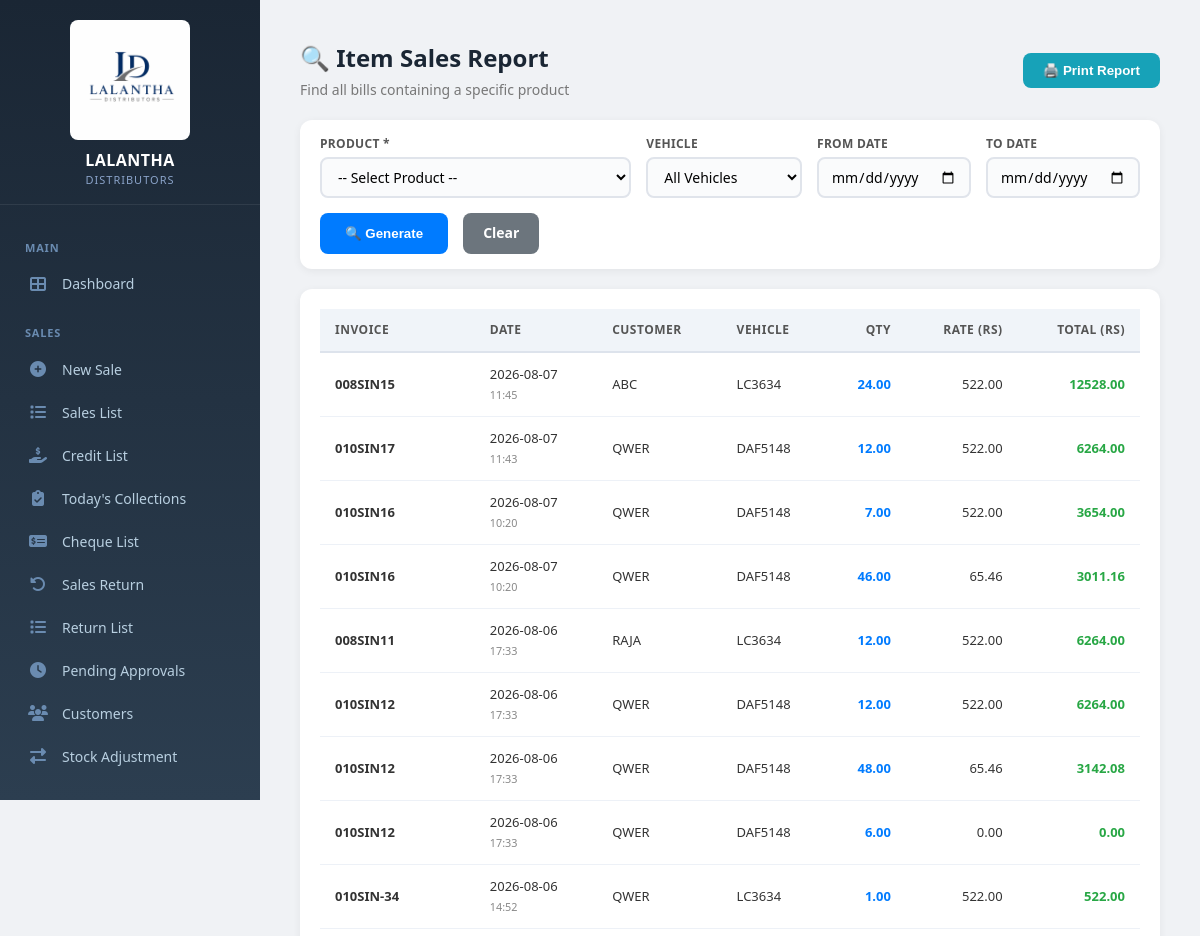
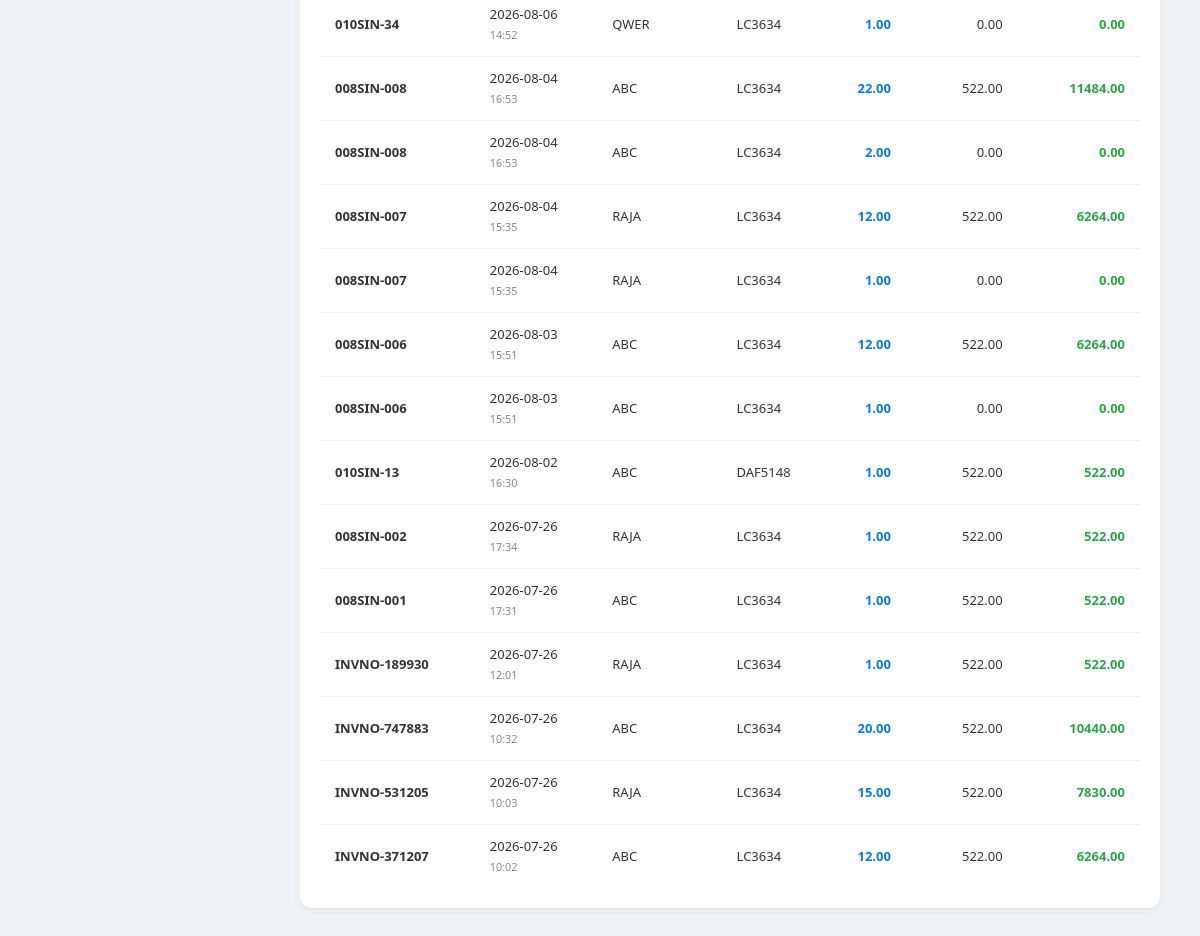
The page /reports/item-sales/ (signed in) on the database its author committed (2 pictures, top to bottom).
### core/models.py (models this page shows, shortened)
class SalesItem(models.Model):
    bill = models.ForeignKey(SalesBill, on_delete=models.CASCADE, related_name='items')
    product = models.ForeignKey(Product, on_delete=models.CASCADE)
    quantity = models.DecimalField(max_digits=12, decimal_places=2)
    rate = models.DecimalField(max_digits=12, decimal_places=2)
    total = models.DecimalField(max_digits=12, decimal_places=2)
    is_foc = models.BooleanField(default=False)
    discount_type = models.CharField(max_length=20, choices=[
        ('PERCENTAGE', 'Percentage'),
        ('FIXED', 'Fixed Amount'),
    ], null=True, blank=True)
    discount_value = models.DecimalField(max_digits=10, decimal_places=2, default=0)
    discounted_rate = models.DecimalField(max_digits=12, decimal_places=2, default=0)
    RETURN_TYPES = [
        ('NONE', 'No Return'),
        ('GOOD', 'Good Return'),
        ('BAD', 'Bad Return'),
    ]
    is_return = models.BooleanField(default=False)
    return_type = models.CharField(max_length=10, choices=SalesBill.RETURN_TYPES, default='NONE')
    return_reason = models.CharField(max_length=50, blank=True, null=True)

class SalesBill(models.Model):
    STATUS_CHOICES = [
        ('DRAFT', 'Draft'),
        ('PENDING', 'Pending'),      # ✅ ADD THIS
        ('COMPLETED', 'Completed'),
        ('CANCELLED', 'Cancelled'),
    ]
    status = models.CharField(max_length=20, choices=STATUS_CHOICES, default='DRAFT')
    """Header of the sales bill"""
    vehicle = models.ForeignKey(Vehicle, on_delete=models.CASCADE, related_name='bills')
    date = models.DateField(default=date.today)  # ✅ No max/min restrictions
    shop_name = models.CharField(max_length=255)
    shop_code = models.CharField(max_length=50, blank=True, null=True)
    invoice_no = models.CharField(max_length=100, unique=True)
    subtotal = models.DecimalField(max_digits=12, decimal_places=2, default=0)
    discount_total = models.DecimalField(max_digits=12, decimal_places=2, default=0)
    net_total = models.DecimalField(max_digits=12, decimal_places=2, default=0)
    created_at = models.DateTimeField(auto_now_add=True)
    is_vat_bill = models.BooleanField(default=False, help_text="Mark if this is a VAT bill")
    rep = models.ForeignKey('Employee', on_delete=models.SET_NULL, null=True, blank=True, related_name='sales_bills')
    status = models.CharField(max_length=20, choices=[
        ('DRAFT', 'Draft'),
        ('PENDING', 'Pending'),
        ('COMPLETED', 'Completed'),
        ('CANCELLED', 'Cancelled'),
    ], default='DRAFT')
    completed_at = models.DateTimeField(null=True, blank=True)
    completed_by = models.ForeignKey(User, on_delete=models.SET_NULL, null=True, blank=True, related_name='completed_bills')
    RETURN_TYPES = [
        ('NONE', 'No Return'),
        ('GOOD', 'Good Return'),
        ('BAD', 'Bad Return'),
    ]
    is_return = models.BooleanField(default=False)
    return_type = models.CharField(max_length=10, choices=RETURN_TYPES, default='NONE')
    return_reason = models.CharField(max_length=50, blank=True, null=True)
    session = models.ForeignKey(
        'DailySession',
        on_delete=models.SET_NULL,
        null=True,
        blank=True,
        related_name='sales_bills'
    )
    foc_value = models.DecimalField(max_digits=12, decimal_places=2, default=0)  # Track FOC value
    bill_discount_type = models.CharField(max_length=20, choices=[
        ('PERCENTAGE', 'Percentage'),
        ('FIXED', 'Fixed Amount'),
    ], null=True, blank=True)
    bill_discount_value = models.DecimalField(max_digits=10, decimal_places=2, default=0)
    bill_discount_amount = models.DecimalField(max_digits=12, decimal_places=2, default=0)  # Calculated

class Vehicle(models.Model):
    VEHICLE_TYPES = [
        ('Lorry', 'Lorry'),
        ('Van', 'Van'),
        ('Truck', 'Truck'),
        ('Pickup', 'Pickup'),
        ('Tractor', 'Tractor'),
        ('Other', 'Other'),
    ]
    FUEL_TYPES = [
        ('Petrol', 'Petrol'),
        ('Diesel', 'Diesel'),
        ('Electric', 'Electric'),
        ('Hybrid', 'Hybrid'),
    ]
    STATUS_CHOICES = [
        ('ACTIVE', 'Active'),
        ('INACTIVE', 'Inactive'),
        ('MAINTENANCE', 'Under Maintenance'),
    ]
    vehicle_number = models.CharField(max_length=50, unique=True, help_text="e.g., LC-3634")
    vehicle_type = models.CharField(max_length=20, choices=VEHICLE_TYPES, default='Lorry')
    driver_name = models.CharField(max_length=100, help_text="Current driver name")
    is_active = models.BooleanField(default=True)
    status = models.CharField(max_length=20, choices=STATUS_CHOICES, default='ACTIVE')
    registration_number = models.CharField(max_length=50, blank=True, null=True)
    registration_expiry = models.DateField(null=True, blank=True)
    insurance_expiry = models.DateField(null=True, blank=True)
    last_service_date = models.DateField(null=True, blank=True)
    mileage = models.DecimalField(max_digits=12, decimal_places=2, null=True, blank=True, help_text="Current odometer reading")
    fuel_type = models.CharField(max_length=20, choices=FUEL_TYPES, default='Diesel')
    capacity = models.DecimalField(max_digits=10, decimal_places=2, null=True, blank=True, help_text="Weight capacity in tons or volume in liters")
    notes = models.TextField(blank=True, null=True)
    purchase_date = models.DateField(null=True, blank=True)
    purchase_price = models.DecimalField(max_digits=12, decimal_places=2, null=True, blank=True)
    current_value = models.DecimalField(max_digits=12, decimal_places=2, null=True, blank=True, help_text="Optional depreciated value")
    created_at = models.DateTimeField(auto_now_add=True)
    updated_at = models.DateTimeField(auto_now=True)
    class Meta:
        ordering = ['vehicle_number']

### core/decorators.py (the view)
        def wrapper(request, *args, **kwargs):
            if not request.user.is_authenticated:
                messages.error(request, 'Please login first.')
                return redirect('/login/')  # ✅ Always returns
            try:
                profile = request.user.profile
                if profile.has_permission(permission):
                    return view_func(request, *args, **kwargs)  # ✅ Returns view response
                else:
                    messages.error(request, f'You do not have permission to access this page. Required: {permission}')
                    return redirect('/reports/')  # ✅ Always returns
            except UserProfile.DoesNotExist:
                messages.error(request, 'User profile not found. Please contact admin.')
                return redirect('/logout/')  # ✅ Always returns

### core/context_processors.py (called while the page is built)
def cache_version(request):
    return {
        'cache_version': settings.CACHE_VERSION
    }

### core/models.py (called while the page is built, shortened)
    def has_permission(self, permission):
        if self.role == 'Admin':
            return True

### core/templatetags/core_extras.py (called while the page is built)
@register.filter
def has_perm(profile, permission):
    try:
        return profile.has_permission(permission)
    except Exception:
        return False

### core/templates/core/item_sales_report.html (shortened to what this page needs)
{% extends 'core/base.html' %}
{% block content %}
<div class="container">
    <div class="page-title" style="display: flex; justify-content: space-between; align-items: center; margin-bottom: 20px;">
        <div>
            <h2>🔍 Item Sales Report</h2>
            <span class="subtitle">Find all bills containing a specific product</span>
        </div>
        <button onclick="window.print()" style="padding: 10px 20px; background: #17a2b8; color: white; border: none; border-radius: 8px; font-weight: 600; cursor: pointer;">🖨️ Print Report</button>
    </div>
    <form method="GET" class="filter-bar">
        <div class="filter-group" style="flex: 2;">
            <label>Product *</label>
            <select name="product" required style="min-width: 250px;">
                <option value="">-- Select Product --</option>
            </select>
        </div>
        <div class="filter-group" style="flex: 1;">
            <label>Vehicle</label>
            <select name="vehicle">
                <option value="">All Vehicles</option>
            </select>
        </div>
        <div class="filter-group">
            <label>From Date</label>
            <input type="date" name="start_date" value="{{ start_date }}">
        </div>
        <div class="filter-group">
            <label>To Date</label>
            <input type="date" name="end_date" value="{{ end_date }}">
        </div>
        <button type="submit" style="padding: 10px 25px; background: #007bff; color: white; border: none; border-radius: 8px; font-weight: 600; cursor: pointer; height: 41px;">🔍 Generate</button>
        <a href="/reports/item-sales/" style="padding: 10px 20px; background: #6c757d; color: white; border-radius: 8px; text-decoration: none; font-weight: 600; height: 41px; line-height: 20px; box-sizing: border-box;">Clear</a>
    </form>
    <div class="table-container">
        <table>
            <thead>
                <tr>
                    <th>Invoice</th>
                    <th>Date</th>
                    <th>Customer</th>
                    <th>Vehicle</th>
                    <th style="text-align: right;">Qty</th>
                    <th style="text-align: right;">Rate (Rs)</th>
                    <th style="text-align: right;">Total (Rs)</th>
                </tr>
            </thead>
            <tbody>
                {% for item in items %}
                <tr>
                    <td><strong>{{ item.bill.invoice_no }}</strong></td>
                    <td>{{ item.bill.date|date:"Y-m-d" }} <br><small style="color:#888;">{{ item.bill.created_at|date:"H:i" }}</small></td>
                    <td>{{ item.bill.shop_name|default:"-" }}</td>
                    <td>{{ item.bill.vehicle.vehicle_number|default:"-" }}</td>
                    <td style="text-align: right; font-weight: 600; color: #007bff;">{{ item.quantity }}</td>
                    <td style="text-align: right;">{{ item.rate|floatformat:2 }}</td>
                    <td style="text-align: right; font-weight: 700; color: #28a745;">{{ item.total|floatformat:2 }}</td>
                </tr>
                {% endfor %}
            </tbody>
        </table>
    </div>
</div>
{% endblock %}

### core/static/core/css/style.css (style rules this page uses)
* { margin: 0; padding: 0; box-sizing: border-box; }
body { font-family: -apple-system, BlinkMacSystemFont, "Segoe UI", Roboto, "Helvetica Neue", Arial, sans-serif; background: #f0f4f9; color: #1a2634; font-size: 14px; line-height: 1.5; min-height: 100vh; }
.container { max-width: 1400px; margin: 0 auto; padding: 20px; flex: 1; width: 100%; }
.page-title { display: flex; justify-content: space-between; align-items: center; margin-bottom: 20px; flex-wrap: wrap; gap: 15px; }
.page-title h2 { font-size: 24px; color: #1a2634; font-weight: 600; }
.page-title .subtitle { display: block; font-size: 13px; color: #888; margin-top: 3px; font-weight: 400; }
.table-container { overflow-x: auto; background: white; border-radius: 12px; }
table { width: 100%; border-collapse: collapse; font-size: 14px; }
table thead th { background: #f0f4f9; padding: 12px 15px; text-align: left; font-weight: 600; color: #555; font-size: 12px; text-transform: uppercase; letter-spacing: 0.5px; border-bottom: 2px solid #dde3ec; white-space: nowrap; }
table tbody td { padding: 12px 15px; border-bottom: 1px solid #edf1f7; color: #333; vertical-align: middle; }
table tbody tr:last-child td { border-bottom: none; }
.form-control, input[type="text"], input[type="number"], input[type="date"], input[type="email"], input[type="password"], select, textarea { font-family: inherit; }

### core/templates/core/base.html (style rules this page uses)
* { margin: 0; padding: 0; box-sizing: border-box; }
body { font-family: 'Segoe UI', Arial, sans-serif; background: #f0f2f5; display: flex; min-height: 100vh; }
.container { max-width: 1400px; margin: 0 auto; }
.page-title { display: flex; justify-content: space-between; align-items: center; margin-bottom: 20px; flex-wrap: wrap; gap: 15px; }
.page-title h2 { font-size: 24px; color: #1a2634; }
.page-title .subtitle { color: #777; font-size: 14px; }
.filter-bar { background: white; padding: 15px 20px; border-radius: 12px; margin-bottom: 20px; display: flex; flex-wrap: wrap; gap: 15px; align-items: end; box-shadow: 0 2px 8px rgba(0,0,0,0.06); }
.filter-bar .filter-group { display: flex; flex-direction: column; gap: 4px; }
.filter-bar .filter-group label { font-size: 12px; font-weight: 600; color: #555; text-transform: uppercase; letter-spacing: 0.3px; }
.filter-bar .filter-group input, .filter-bar .filter-group select { padding: 8px 12px; border: 2px solid #e0e4eb; border-radius: 8px; font-size: 14px; min-width: 150px; background: #fafbfc; }
.table-container { background: white; border-radius: 12px; padding: 20px; box-shadow: 0 2px 8px rgba(0,0,0,0.06); overflow-x: auto; }
table { width: 100%; border-collapse: collapse; font-size: 14px; }
table th { background: #f8f9fc; padding: 12px 12px; text-align: left; font-weight: 600; color: #555; border-bottom: 2px solid #e0e4eb; white-space: nowrap; }
table td { padding: 12px 12px; border-bottom: 1px solid #edf1f7; color: #333; vertical-align: middle; }

### core/templates/core/item_sales_report.html (style rules this page uses)
.filter-bar { background: white; padding: 15px 20px; border-radius: 12px; margin-bottom: 20px; display: flex; flex-wrap: wrap; gap: 15px; align-items: end; box-shadow: 0 2px 8px rgba(0,0,0,0.06); }
.filter-group { display: flex; flex-direction: column; gap: 4px; }
.filter-group label { font-size: 12px; font-weight: 600; color: #555; text-transform: uppercase; }
.filter-group input, .filter-group select { padding: 8px 12px; border: 2px solid #e0e4eb; border-radius: 8px; font-size: 14px; }
.table-container { background: white; border-radius: 12px; padding: 20px; box-shadow: 0 2px 8px rgba(0,0,0,0.06); overflow-x: auto; margin-bottom: 20px; }
table { width: 100%; border-collapse: collapse; font-size: 13px; }
th { background: #f8f9fc; padding: 12px; text-align: left; border-bottom: 2px solid #e0e4eb; }
td { padding: 12px; border-bottom: 1px solid #eee; }

### rows shown on the page
SalesItem: bill.invoice_no "008SIN15", bill "2026-08-07", bill.created_at "11:45", bill.shop_name "ABC", bill.vehicle.vehicle_number "LC3634", quantity "24.00", rate "522.00", total "12528.00"
SalesItem: bill.invoice_no "010SIN17", bill "2026-08-07", bill.created_at "11:43", bill.shop_name "QWER", bill.vehicle.vehicle_number "DAF5148", quantity "12.00", rate "522.00", total "6264.00"
SalesItem: bill.invoice_no "010SIN16", bill "2026-08-07", bill.created_at "10:20", bill.shop_name "QWER", bill.vehicle.vehicle_number "DAF5148", quantity "7.00", rate "522.00", total "3654.00"
SalesItem: bill.invoice_no "010SIN16", bill "2026-08-07", bill.created_at "10:20", bill.shop_name "QWER", bill.vehicle.vehicle_number "DAF5148", quantity "46.00", rate "65.46", total "3011.16"
SalesItem: bill.invoice_no "008SIN11", bill "2026-08-06", bill.created_at "17:33", bill.shop_name "RAJA", bill.vehicle.vehicle_number "LC3634", quantity "12.00", rate "522.00", total "6264.00"
SalesItem: bill.invoice_no "010SIN12", bill "2026-08-06", bill.created_at "17:33", bill.shop_name "QWER", bill.vehicle.vehicle_number "DAF5148", quantity "12.00", rate "522.00", total "6264.00"
SalesItem: bill.invoice_no "010SIN12", bill "2026-08-06", bill.created_at "17:33", bill.shop_name "QWER", bill.vehicle.vehicle_number "DAF5148", quantity "48.00", rate "65.46", total "3142.08"
SalesItem: bill.invoice_no "010SIN12", bill "2026-08-06", bill.created_at "17:33", bill.shop_name "QWER", bill.vehicle.vehicle_number "DAF5148", quantity "6.00", rate "0.00", total "0.00"
SalesItem: bill.invoice_no "010SIN-34", bill "2026-08-06", bill.created_at "14:52", bill.shop_name "QWER", bill.vehicle.vehicle_number "LC3634", quantity "1.00", rate "522.00", total "522.00"
SalesItem: bill.invoice_no "010SIN-34", bill "2026-08-06", bill.created_at "14:52", bill.shop_name "QWER", bill.vehicle.vehicle_number "LC3634", quantity "1.00", rate "0.00", total "0.00"
SalesItem: bill.invoice_no "008SIN-008", bill "2026-08-04", bill.created_at "16:53", bill.shop_name "ABC", bill.vehicle.vehicle_number "LC3634", quantity "22.00", rate "522.00", total "11484.00"
SalesItem: bill.invoice_no "008SIN-008", bill "2026-08-04", bill.created_at "16:53", bill.shop_name "ABC", bill.vehicle.vehicle_number "LC3634", quantity "2.00", rate "0.00", total "0.00"
SalesItem: bill.invoice_no "008SIN-007", bill "2026-08-04", bill.created_at "15:35", bill.shop_name "RAJA", bill.vehicle.vehicle_number "LC3634", quantity "12.00", rate "522.00", total "6264.00"
SalesItem: bill.invoice_no "008SIN-007", bill "2026-08-04", bill.created_at "15:35", bill.shop_name "RAJA", bill.vehicle.vehicle_number "LC3634", quantity "1.00", rate "0.00", total "0.00"
SalesItem: bill.invoice_no "008SIN-006", bill "2026-08-03", bill.created_at "15:51", bill.shop_name "ABC", bill.vehicle.vehicle_number "LC3634", quantity "12.00", rate "522.00", total "6264.00"
SalesItem: bill.invoice_no "008SIN-006", bill "2026-08-03", bill.created_at "15:51", bill.shop_name "ABC", bill.vehicle.vehicle_number "LC3634", quantity "1.00", rate "0.00", total "0.00"
SalesItem: bill.invoice_no "010SIN-13", bill "2026-08-02", bill.created_at "16:30", bill.shop_name "ABC", bill.vehicle.vehicle_number "DAF5148", quantity "1.00", rate "522.00", total "522.00"
SalesItem: bill.invoice_no "008SIN-002", bill "2026-07-26", bill.created_at "17:34", bill.shop_name "RAJA", bill.vehicle.vehicle_number "LC3634", quantity "1.00", rate "522.00", total "522.00"
SalesItem: bill.invoice_no "008SIN-001", bill "2026-07-26", bill.created_at "17:31", bill.shop_name "ABC", bill.vehicle.vehicle_number "LC3634", quantity "1.00", rate "522.00", total "522.00"
SalesItem: bill.invoice_no "INVNO-189930", bill "2026-07-26", bill.created_at "12:01", bill.shop_name "RAJA", bill.vehicle.vehicle_number "LC3634", quantity "1.00", rate "522.00", total "522.00"
SalesItem: bill.invoice_no "INVNO-747883", bill "2026-07-26", bill.created_at "10:32", bill.shop_name "ABC", bill.vehicle.vehicle_number "LC3634", quantity "20.00", rate "522.00", total "10440.00"
SalesItem: bill.invoice_no "INVNO-531205", bill "2026-07-26", bill.created_at "10:03", bill.shop_name "RAJA", bill.vehicle.vehicle_number "LC3634", quantity "15.00", rate "522.00", total "7830.00"
SalesItem: bill.invoice_no "INVNO-371207", bill "2026-07-26", bill.created_at "10:02", bill.shop_name "ABC", bill.vehicle.vehicle_number "LC3634", quantity "12.00", rate "522.00", total "6264.00"
